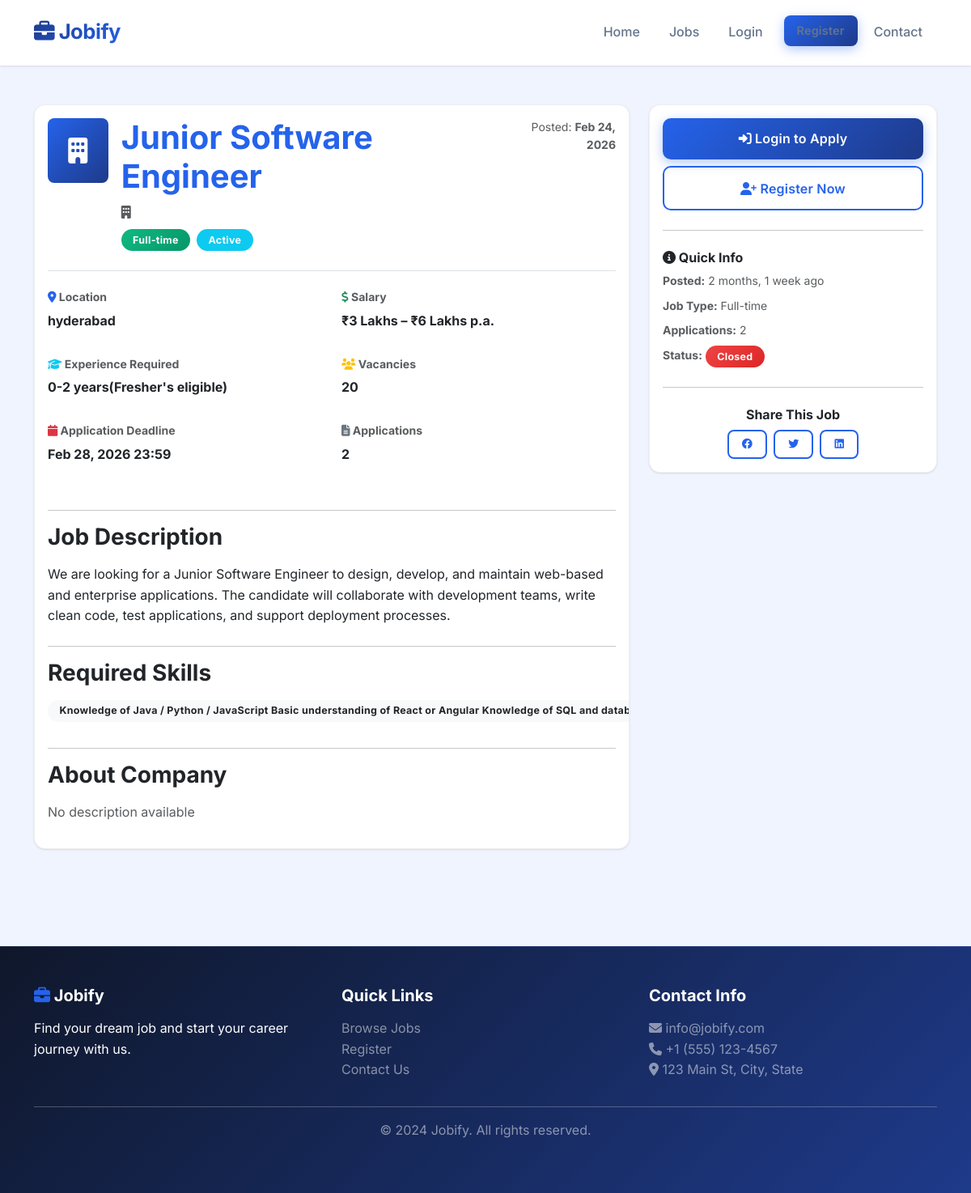
The app's page /jobs/2/ with its own data.
### jobs/models.py (models this page shows, shortened)
class Job(models.Model):
    JOB_TYPE_CHOICES = (
        ('full_time', 'Full-time'),
        ('part_time', 'Part-time'),
        ('internship', 'Internship'),
        ('remote', 'Remote'),
        ('contract', 'Contract'),
    )
    employer = models.ForeignKey(
        CustomUser,
        on_delete=models.CASCADE,
        related_name='posted_jobs',
        limit_choices_to={'role': 'employer'}
    )
    title = models.CharField(max_length=200)
    description = models.TextField()
    required_skills = models.TextField(
        help_text="Enter skills separated by commas"
    )
    salary_min = models.DecimalField(
        max_digits=10,
        decimal_places=2,
        null=True,
        blank=True
    )
    salary_max = models.DecimalField(
        max_digits=10,
        decimal_places=2,
        null=True,
        blank=True
    )
    location = models.CharField(max_length=200)
    job_type = models.CharField(
        max_length=20,
        choices=JOB_TYPE_CHOICES,
        default='full_time'
    )
    experience_required = models.CharField(
        max_length=100,
        help_text="e.g., '2 years', 'Entry-level'"
    )
    application_deadline = models.DateTimeField()
    vacancies = models.IntegerField(default=1)
    is_active = models.BooleanField(default=True)
    created_at = models.DateTimeField(auto_now_add=True)
    updated_at = models.DateTimeField(auto_now=True)
    class Meta:
        db_table = 'job'
        ordering = ['-created_at']
        indexes = [
            models.Index(fields=['-created_at']),
            models.Index(fields=['is_active', '-created_at']),
        ]
    @property
    def salary_range(self):
        def format_amount(amount, is_stipend=False):
            amount = float(amount)
            if amount < 100000:
                formatted = f"{amount / 1000:g}k"
            else:
                formatted = f"{amount / 100000:g} Lakhs"
            return f"₹{formatted}"
        is_internship = self.job_type == 'internship'
        suffix = "/month (stipend)" if is_internship else " p.a."
        if self.salary_min and self.salary_max:
            return f"{format_amount(self.salary_min, is_internship)} – {format_amount(self.salary_max, is_internship)}{suffix}"
        elif self.salary_min:
            return f"{format_amount(self.salary_min, is_internship)}+{suffix}"
        elif self.salary_max:
            return f"Up to {format_amount(self.salary_max, is_internship)}{suffix}"
        return "Stipend on request" if is_internship else "Salary on request"
    @property
    def is_deadline_passed(self):
        return timezone.now() > self.application_deadline
    def get_required_skills_list(self):
        if self.required_skills:
            return [skill.strip() for skill in self.required_skills.split(',')]
        return []

### jobs/views.py (the view, shortened to what this page needs)
# urls.py: path('jobs/<int:pk>/', views.job_detail, name='job_detail'),
def job_detail(request, pk):
    job = get_object_or_404(
        Job.objects.select_related('employer'),
        pk=pk,
        is_active=True
    )
    user_applied = False
    required_skills = job.get_required_skills_list()
    context = {
        'job': job,
        'required_skills': required_skills,
        'user_applied': user_applied,
    }
    return render(request, 'jobs/job_detail.html', context)

### jobs/templates/jobs/job_detail.html (shortened to what this page needs)
{% extends 'jobs/base.html' %}
{% load static %}
{% load humanize %}
{% block content %}
<section class="job-detail-section py-5">
    <div class="container">
        <div class="row">
            <div class="col-lg-8 mb-4 mb-lg-0">
                <div class="card border-0 shadow-sm mb-4">
                    <div class="card-body">
                        <div class="d-flex gap-3 mb-4 pb-4 border-bottom">
                            {% if job.employer.employerprofile.company_logo %}
                            <img src="{{ job.employer.employerprofile.company_logo.url }}" alt="Company" class="rounded"
                                style="width: 80px; height: 80px; object-fit: cover;">
                            {% else %}
                            <div class="bg-primary text-white rounded d-flex align-items-center justify-content-center"
                                style="width: 80px; height: 80px;">
                                <i class="fas fa-building fa-2x"></i>
                            </div>
                            {% endif %}
                            <div class="flex-grow-1">
                                <h1 class="fw-bold text-primary mb-2">{{ job.title }}</h1>
                                <p class="text-muted mb-2">
                                    <i class="fas fa-building"></i>
                                </p>
                                <div class="d-flex gap-2 flex-wrap">
                                    <span class="badge bg-success">{{ job.get_job_type_display }}</span>
                                    <span class="badge bg-info">{{ job.status|default:"Active" }}</span>
                                </div>
                            </div>
                            <div class="text-md-end">
                                <p class="text-muted small">
                                    Posted: <strong>{{ job.created_at|date:"M d, Y" }}</strong>
                                </p>
                            </div>
                        </div>
                        <div class="row mb-4">
                            <div class="col-md-6 mb-3">
                                <h6 class="text-muted small fw-bold">
                                    <i class="fas fa-map-marker-alt text-primary"></i> Location
                                </h6>
                                <p class="fw-bold">{{ job.location }}</p>
                            </div>
                            <div class="col-md-6 mb-3">
                                <h6 class="text-muted small fw-bold">
                                    <i class="fas fa-dollar-sign text-success"></i> Salary
                                </h6>
                                <p class="fw-bold">{{ job.salary_range }}</p>
                            </div>
                            <div class="col-md-6 mb-3">
                                <h6 class="text-muted small fw-bold">
                                    <i class="fas fa-graduation-cap text-info"></i> Experience Required
                                </h6>
                                <p class="fw-bold">{{ job.experience_required }}</p>
                            </div>
                            <div class="col-md-6 mb-3">
                                <h6 class="text-muted small fw-bold">
                                    <i class="fas fa-users text-warning"></i> Vacancies
                                </h6>
                                <p class="fw-bold">{{ job.vacancies }}</p>
                            </div>
                            <div class="col-md-6 mb-3">
                                <h6 class="text-muted small fw-bold">
                                    <i class="fas fa-calendar text-danger"></i> Application Deadline
                                </h6>
                                <p class="fw-bold">{{ job.application_deadline|date:"M d, Y H:i" }}</p>
                            </div>
                            <div class="col-md-6 mb-3">
                                <h6 class="text-muted small fw-bold">
                                    <i class="fas fa-file-alt text-secondary"></i> Applications
                                </h6>
                                <p class="fw-bold">{{ job.applications.count }}</p>
                            </div>
                        </div>
                        <hr>
                        <h3 class="fw-bold mb-3">Job Description</h3>
                        <div class="job-description mb-4">
                            {{ job.description|linebreaks }}
                        </div>
                        <hr>
                        <h3 class="fw-bold mb-3">Required Skills</h3>
                        <div class="mb-4">
                            {% for skill in required_skills %}
                            <span class="badge bg-light text-dark me-2 mb-2">{{ skill }}</span>
                            {% endfor %}
                        </div>
                        <hr>
                        <h3 class="fw-bold mb-3">About Company</h3>
                        <p class="text-muted">
                            {{ job.employer.employerprofile.company_description|default:"No description available" }}
                        </p>
                    </div>
                </div>
            </div>
            <div class="col-lg-4">
                <div class="card border-0 shadow-sm sticky-top" style="top: 20px;">
                    <div class="card-body">
                        {% if user.is_authenticated %}
                        {% if user.role == 'job_seeker' %}
                        {% if not user_applied and not job.is_deadline_passed %}
                        <a href="{% url 'apply_job' job.pk %}" class="btn btn-primary btn-lg w-100 mb-3">
                            <i class="fas fa-paper-plane"></i> Apply Now
                        </a>
                        {% elif user_applied %}
                        <div class="alert alert-success mb-3" role="alert">
                            <i class="fas fa-check-circle"></i> You have already applied for this job
                        </div>
                        {% elif job.is_deadline_passed %}
                        <div class="alert alert-danger mb-3" role="alert">
                            <i class="fas fa-times-circle"></i> Application deadline has passed
                        </div>
                        {% endif %}
                        {% elif user.role == 'employer' %}
                        {% if job.employer == user %}
                        <a href="{% url 'job_applicants' job.pk %}" class="btn btn-info btn-lg w-100 mb-2">
                            <i class="fas fa-users"></i> View Applicants ({{ job.applications.count }})
                        </a>
                        <a href="{% url 'edit_job' job.pk %}" class="btn btn-warning btn-lg w-100 mb-2">
                            <i class="fas fa-edit"></i> Edit Job
                        </a>
                        <a href="{% url 'delete_job' job.pk %}" class="btn btn-danger btn-lg w-100">
                            <i class="fas fa-trash"></i> Delete Job
                        </a>
                        {% else %}
                        <p class="text-muted text-center">This is not your job posting</p>
                        {% endif %}
                        {% endif %}
                        {% else %}
                        <a href="{% url 'login' %}" class="btn btn-primary btn-lg w-100 mb-2">
                            <i class="fas fa-sign-in-alt"></i> Login to Apply
                        </a>
                        <a href="{% url 'job_seeker_register' %}" class="btn btn-outline-primary btn-lg w-100">
                            <i class="fas fa-user-plus"></i> Register Now
                        </a>
                        {% endif %}
                        <hr class="my-4">
                        <div class="mb-3">
                            <h6 class="fw-bold mb-2">
                                <i class="fas fa-info-circle"></i> Quick Info
                            </h6>
                            <ul class="list-unstyled small text-muted">
                                <li class="mb-2">
                                    <strong>Posted:</strong> {{ job.created_at|naturaltime }}
                                </li>
                                <li class="mb-2">
                                    <strong>Job Type:</strong> {{ job.get_job_type_display }}
                                </li>
                                <li class="mb-2">
                                    <strong>Applications:</strong> {{ job.applications.count }}
                                </li>
                                <li>
                                    <strong>Status:</strong>
                                    {% if job.is_deadline_passed %}
                                    <span class="badge bg-danger">Closed</span>
                                    {% elif job.is_active %}
                                    <span class="badge bg-success">Open</span>
                                    {% else %}
                                    <span class="badge bg-secondary">Inactive</span>
                                    {% endif %}
                                </li>
                            </ul>
                        </div>
                        <hr class="my-4">
                        <div class="text-center">
                            <h6 class="fw-bold mb-2">Share This Job</h6>
                            <div class="d-flex gap-2 justify-content-center">
                                <a href="https://www.facebook.com/share.php?u={{ request.build_absolute_uri }}"
                                    target="_blank" class="btn btn-sm btn-outline-primary" title="Share on Facebook">
                                    <i class="fab fa-facebook"></i>
                                </a>
                                <a href="https://twitter.com/intent/tweet?url={{ request.build_absolute_uri }}&text={{ job.title|urlencode }}"
                                    target="_blank" class="btn btn-sm btn-outline-primary" title="Share on Twitter">
                                    <i class="fab fa-twitter"></i>
                                </a>
                                <a href="https://www.linkedin.com/sharing/share-offsite/?url={{ request.build_absolute_uri }}"
                                    target="_blank" class="btn btn-sm btn-outline-primary" title="Share on LinkedIn">
                                    <i class="fab fa-linkedin"></i>
                                </a>
                            </div>
                        </div>
                    </div>
                </div>
            </div>
        </div>
    </div>
</section>
{% endblock %}

### records on screen
Job: title "Junior Software Engineer", job_type "Full-time", created_at "Feb 24, 2026", location "hyderabad", salary_range "₹3 Lakhs – ₹6 Lakhs p.a.", experience_required "0-2 years(Fresher's eligible)", vacancies "20", application_deadline "Feb 28, 2026 23:59", applications.count "2", description "We are looking for a Junior Software Engineer to design, develop, and maintain web-based and enterprise applications. The candidate will collaborate with development teams, write clean code, test applications, and support deployment processes.", required_skills "Knowledge of Java / Python / JavaScript Basic understanding of React or Angular Knowledge of SQL and…", employer.employerprofile.company_description "No description available", created_at "2 months, 1 week ago"

### other values on screen
{{ job.status|default:"Active" }} "Active"
